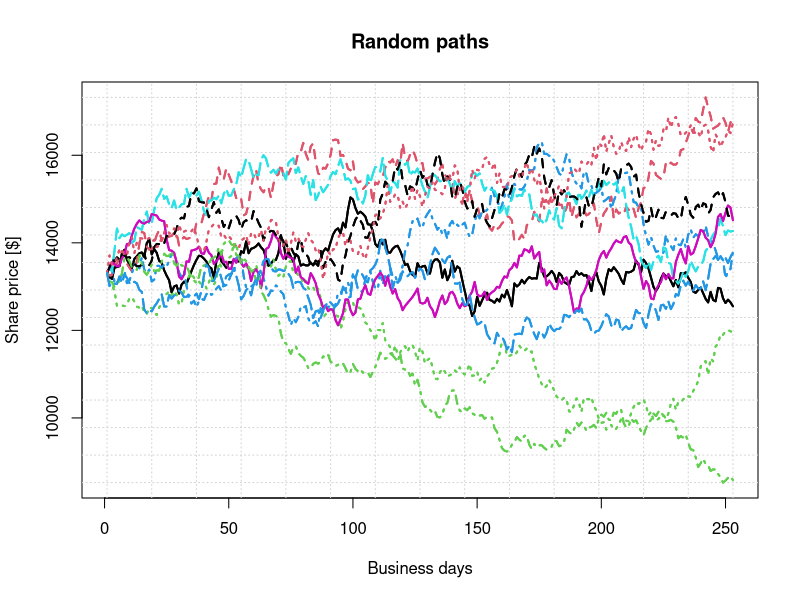
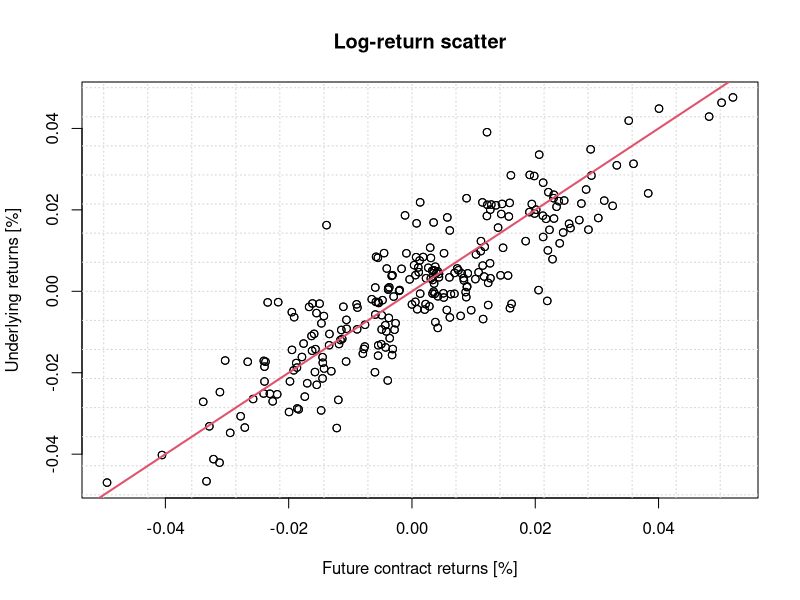
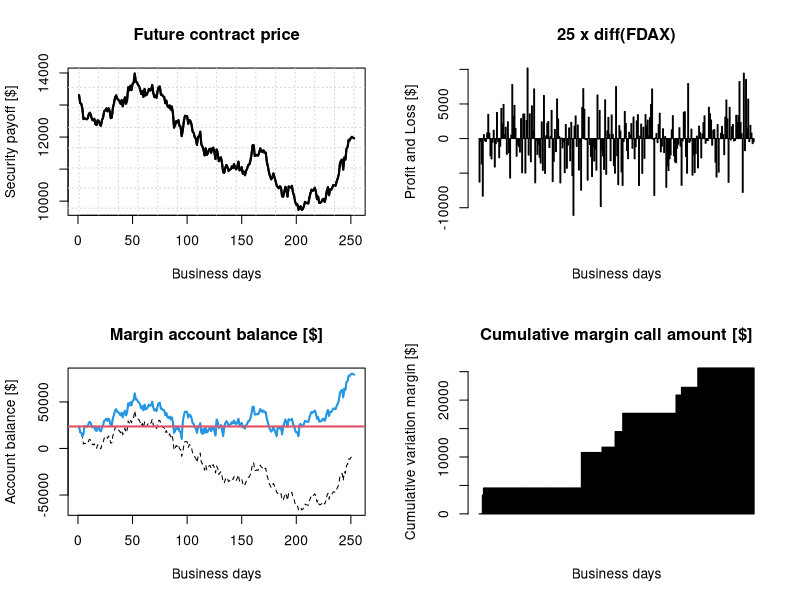

Here is the R script that generated these plots, in order:
#####################################################################
#                       Derivatives
#
# University: HEC Lausanne
# Programme: MScF
# Author: Dimitris Karyampas
# Date: 04.03.2020
#####################################################################


#####################################################################
#               Generate random paths for shares
#####################################################################

set.seed(123) # set the random seed https://en.wikipedia.org/wiki/Random_seed
nPaths<-10 # number of paths
nSteps<-252 # number of days
# dw<-matrix(nrow=nSteps, ncol=nPaths) # testing
# outer(1:nrow(dw), 1:ncol(dw), FUN=function(i,j) (i + j) / (nPaths + nSteps)) # testing
dw<-rnorm(nPaths*nSteps,0,1)
dw<-matrix(dw,nSteps,nPaths)
Spot<-13310
vola<-0.2
S<-Spot * exp(apply((-0.5*vola^2)*1/nSteps + vola*sqrt(1/nSteps)*dw,2,cumsum))
S<-rbind(rep(Spot,ncol(S)),S)

matplot(seq(1,253,1),S,type="l",lwd=2,xlab="Business days",ylab="Share price [$]",main="Random paths")
abline(v=seq(1,253,length.out = 15), col="lightgray", lty="dotted")
abline(h=seq(min(S),max(S),length.out = 15), col="lightgray", lty="dotted")
matpoints(seq(1,253,1),S,type="l",lwd=2)

#####################################################################
#       Generate correlated random paths for shares
#####################################################################

set.seed(123)
library(mvtnorm) # load library so to generate correlated random numbers with rmvnorm
sigma1<-0.3
sigma2<-0.3
rho<- 0.9
Sigma<- matrix(c(sigma1^2,rho*sigma1*sigma2,rho*sigma1*sigma2,sigma2^2), ncol=2)
dw<-rmvnorm(n = 252, mean = rep(0, nrow(Sigma)), sigma = Sigma,
            method=c("eigen", "svd", "chol"), pre0.9_9994 = FALSE)
Spot1<-13310
S1<-Spot1 * exp(cumsum((-0.5*sigma1^2)*1/252 + sqrt(1/252)*dw[,1]))
S1<-c(Spot1,S1)

Spot2<-1510
S2<-Spot2 * exp(cumsum((-0.5*sigma2^2)*1/252 + sqrt(1/252)*dw[,2]))
S2<-c(Spot2,S2)

ret1<-diff(log(S1))
ret2<-diff(log(S2))
plot(ret1,ret2,ylab="Underlying returns [%]",xlab="Future contract returns [%]",
     main="Log-return scatter")
abline(v=seq(-0.05,0.05,length.out = 15), col="lightgray", lty="dotted")
abline(h=seq(-0.05,0.05,length.out = 15), col="lightgray", lty="dotted")
points(ret1,ret2)
abline(a = 0, b = 1 * sign(rho), col=2, lwd=2)

#####################################################################
#                       Margining process
#####################################################################

par(mfrow=c(2,2))
set.seed(123)
nPaths<-10
nSteps<-252
dw<-rnorm(nPaths*nSteps,0,1)
dw<-matrix(dw,nSteps,nPaths)
Spot<-13310
vola<-0.2
S<-Spot * exp(apply((-0.5*vola^2)*1/252 + vola*sqrt(1/252)*dw,2,cumsum))
S<-rbind(rep(Spot,ncol(S)),S)
path<-3
plot(seq(1,nSteps+1,1),S[,path],type="l",lwd=2,xlab="Business days",ylab="Security payoff [$]",
     main="Future contract price")
abline(v=seq(1,nSteps+1,length.out = 15), col="lightgray", lty="dotted")
abline(h=seq(min(S),max(S),length.out = 15), col="lightgray", lty="dotted")
points(seq(1,nSteps+1,1),S[,path],type="l",lwd=2)

IM<-23634.27988 # initial margin (retrieved from Eurex website)
MM<-0.7*IM # define Maintenance margin as 70% of Initial margin
dailyPnL<-25*diff(S[,path])  # 25 is the contract multiplier
barplot(dailyPnL,main="25 x diff(FDAX)",ylab="Profit and Loss [$]", xlab="Business days")

marginAccountBalance<-marginAccountBalanceWithoutMC<-rep(0,length(dailyPnL))
marginCall<-rep(0,length(dailyPnL))
marginAccountBalance[1]<-IM
marginAccountBalanceWithoutMC[1]<-IM
for (i in 2:(length(dailyPnL)+1)){
        marginAccountBalanceWithoutMC[i]<-marginAccountBalanceWithoutMC[i-1] + dailyPnL[i-1] 
        marginAccountBalance[i]<-marginAccountBalance[i-1] + dailyPnL[i-1] + marginCall[i-1]
        marginCall[i]<- ifelse(marginAccountBalance[i] < MM, IM - marginAccountBalance[i], 0)
}
matplot(cbind(marginAccountBalance,marginAccountBalanceWithoutMC),type="l",col=1,
        main="Margin account balance [$]",ylab="Account balance [$]", xlab="Business days")
points(marginAccountBalance,type="l",col=4,lwd=2)
abline(h=IM,col=2,lwd=2)
barplot(cumsum(pmax(MM,marginAccountBalance) - marginAccountBalance),main="Cumulative margin call amount [$]", 
        xlab="Business days",ylab="Cumulative variation margin [$]")

